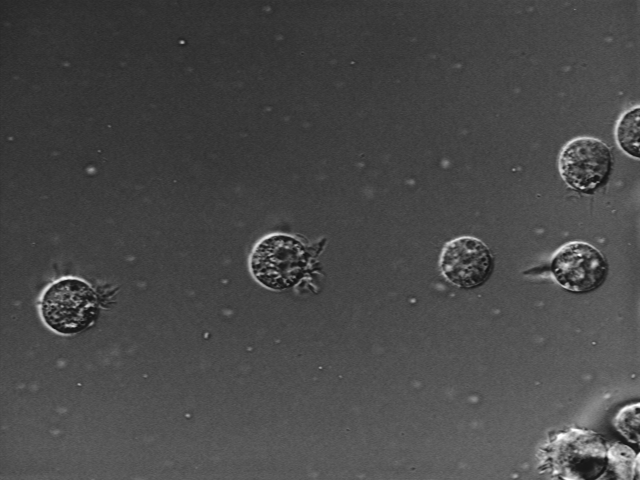
#> input picture 05. HOMEWORK WEEK 5/AT3_1m4_08.tif, 640 x 480 px
$ python -i main.py   (imports and definitions only)   (older library calls are emulated)
#> lines starting #> are read from the running program, lines starting #| are printed output that depends on the picture; after the words box and inside, x2 and y2 are one past the last pixel; in counts of white or black regions, pixels touching at a corner belong together
#> further down, picture is the input picture: shape (480, 640, 3); min 15, max 254, mean 72.7
import customtkinter as ctk
import tkinter as tk
from tkinter import messagebox
import cv2
import numpy as np
from PIL import Image, ImageTk
import os

def _compute_edge(image, kernel_x, kernel_y, threshold=50):
#> called with kernel_x = array of shape (3, 3), kernel_y = array of shape (3, 3), threshold = 50
    gx_raw = cv2.filter2D(image, cv2.CV_64F, kernel_x)
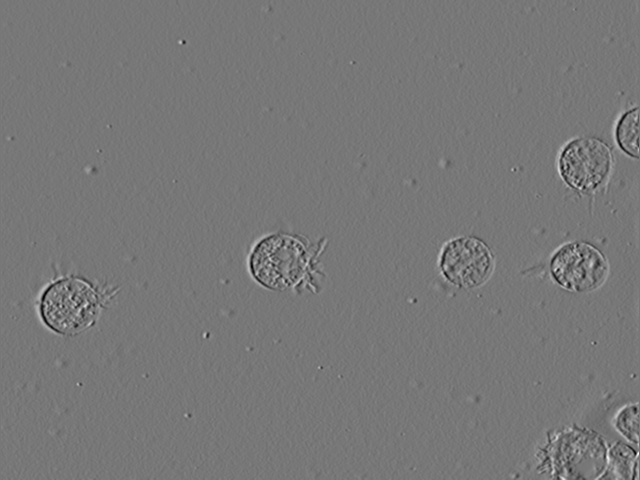
#> gx_raw: shape (480, 640, 3) float64; min -487, max 550, mean 0.4; drawn with min black and max white
    gy_raw = cv2.filter2D(image, cv2.CV_64F, kernel_y)
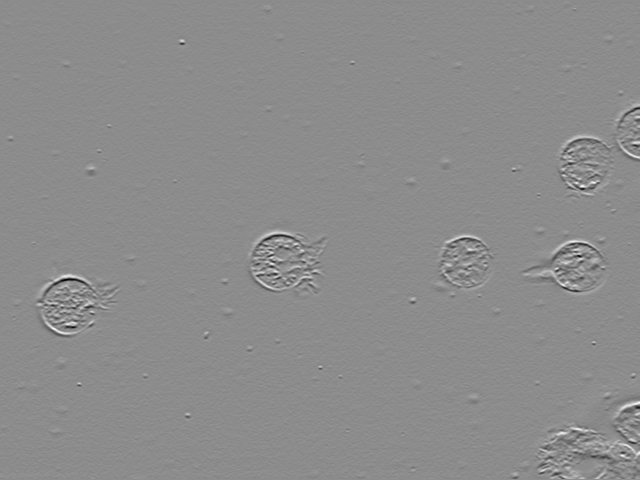
#> gy_raw: shape (480, 640, 3) float64; min -792, max 649, mean 0.6; drawn with min black and max white
    magnitude = np.sqrt(gx_raw ** 2 + gy_raw ** 2)
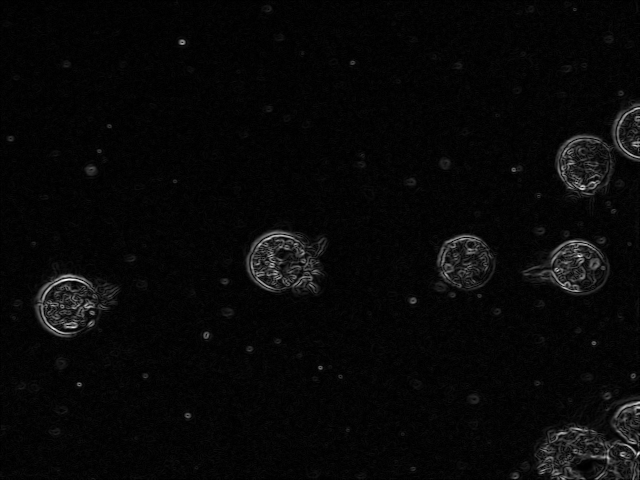
#> magnitude: shape (480, 640, 3) float64; min 0, max 806.5, mean 25.9; drawn with min black and max white
    grad = np.clip(magnitude, 0, 255).astype(np.uint8)
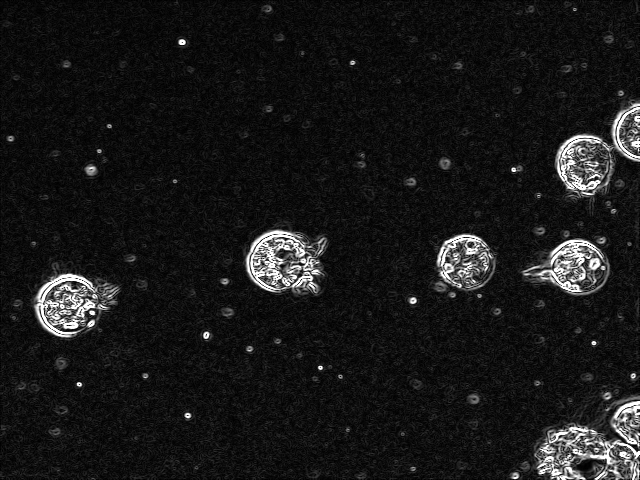
#> grad: shape (480, 640, 3); min 0, max 255, mean 24.4
    grad_x_display = np.clip(gx_raw + 128, 0, 255).astype(np.uint8)
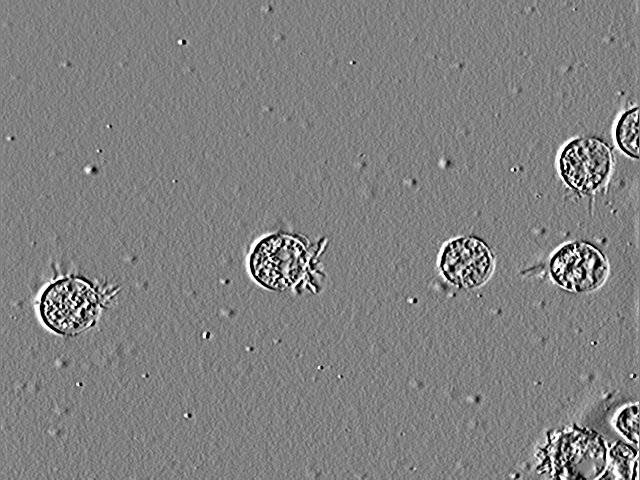
#> grad_x_display: shape (480, 640, 3); min 0, max 255, mean 128.6
    grad_y_display = np.clip(gy_raw + 128, 0, 255).astype(np.uint8)
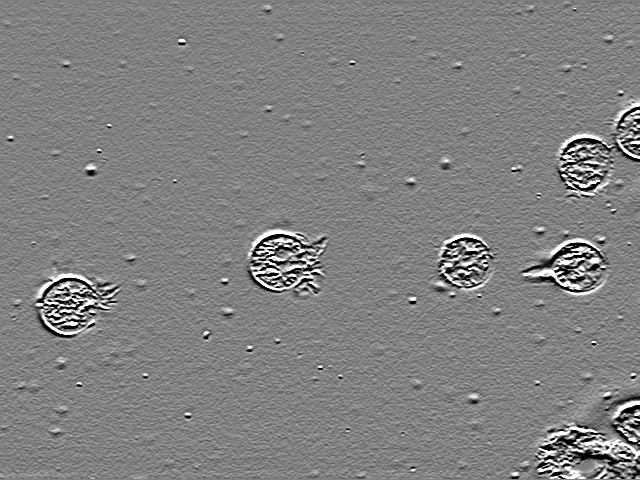
#> grad_y_display: shape (480, 640, 3); min 0, max 255, mean 128.6
    _, edge = cv2.threshold(grad, threshold, 255, cv2.THRESH_BINARY)
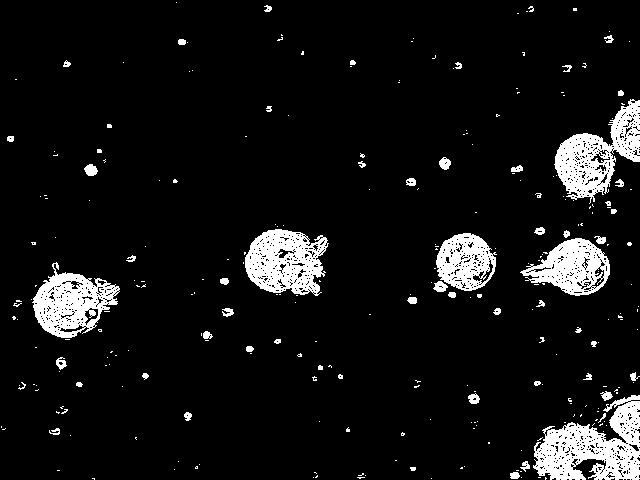
#> edge: shape (480, 640, 3); 7.9% white; 270 white regions (212 under 20 px), largest, box (x1, y1, x2, y2) and area: (533, 395, 640, 480) 5025, (554, 99, 640, 204) 3891, (245, 229, 329, 296) 3674
    return {"grad_x": grad_x_display, "grad_y": grad_y_display,
            "grad": grad, "edge": edge}

def sobel(image, threshold=50):
    kx = np.array([[-1, 0, 1], [-2, 0, 2], [-1, 0, 1]], dtype=np.float64)
    ky = np.array([[-1, -2, -1], [0, 0, 0], [1, 2, 1]], dtype=np.float64)
    return _compute_edge(image, kx, ky, threshold)

# [32 lines left out: functions prewitt, robert, canny_edge, denoise_nlm, not called in this run]

def enhance_he(image):
    return cv2.equalizeHist(image)

def enhance_clahe(image, clip_limit=2.0, tile=8):
    clahe = cv2.createCLAHE(clipLimit=clip_limit, tileGridSize=(tile, tile))
    return clahe.apply(image)

# [5 lines left out: function enhance_linear, not called in this run]

def enhance_gamma(image, gamma=0.5):
    table = np.array([(i / 255.0) ** gamma * 255 for i in range(256)], dtype=np.uint8)
    return cv2.LUT(image, table)

class AT3App:
    DISPLAY_W = 260
    DISPLAY_H = 195

    # [228 lines left out: functions __init__, _draw_gradient, _load_image, _build_ui, _build_left_panel, _build_canvas_area and 5 more, not called in this run]

    def _toggle_noise(self):
        self.noise_on.set(not self.noise_on.get())
        self._update_all()

    def _toggle_contrast(self):
        self.contrast_on.set(not self.contrast_on.get())
        self._update_all()

    def _on_threshold(self, val):
        self.thr_label.configure(text=str(int(float(val))))
        self._update_all()

    def _on_clahe(self, val):
        self.clahe_label.configure(text=f"{float(val):.1f}")
        self._update_all()

    def _on_gamma(self, val):
        self.gamma_label.configure(text=f"{float(val):.2f}")
        self._update_all()

    # [151 lines left out: functions _on_nlm_h, _update_all, _draw, _draw_hist_compare, _update_stats, not called in this run]

# [6 lines not run here, left out]

>>> import cv2
>>> picture = cv2.imread('AT3_1m4_08.tif')
>>> result = sobel(picture)
#> result = 4 items
